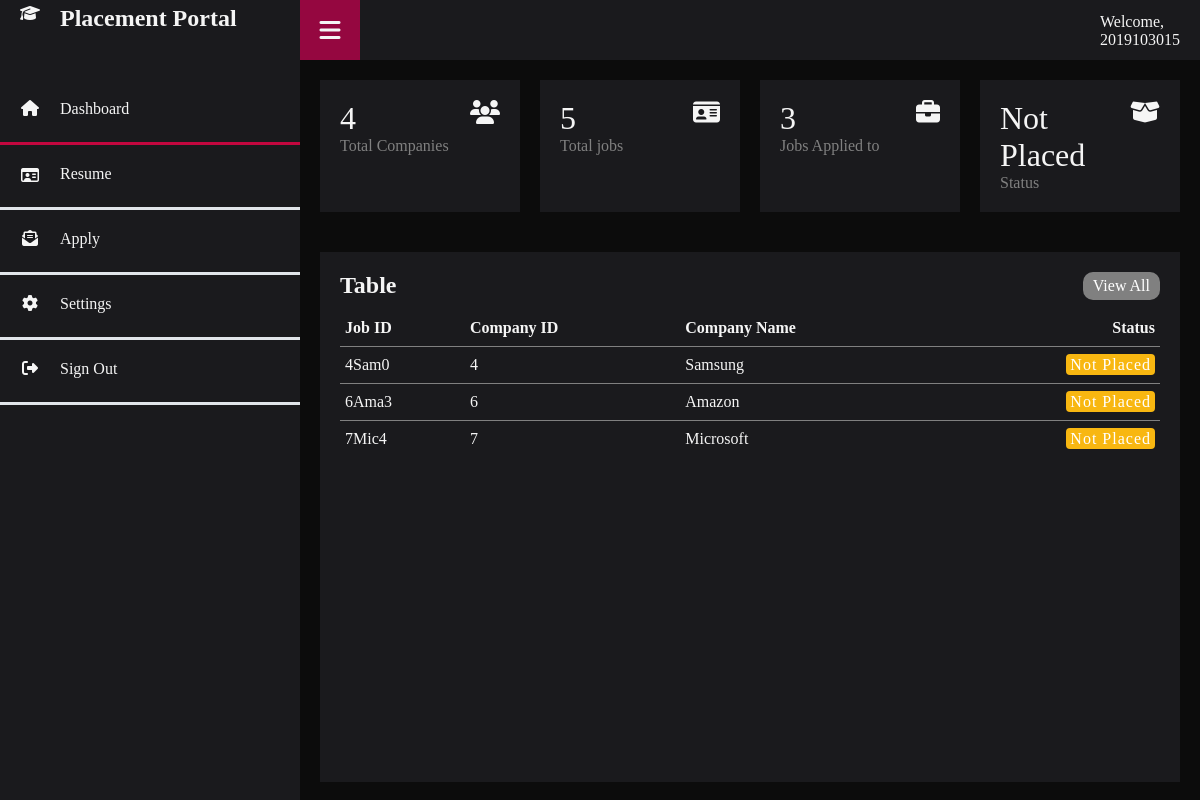
/studentlogin/dashboard/mainindex.php (signed in), run on the app's committed database.
### tables this page shows
CREATE TABLE `jobdetails` (
  `JobId` varchar(10) NOT NULL,
  `JobDesc` varchar(255) NOT NULL,
  `ApplDeadline` date NOT NULL,
  `CompanyId` int(11) NOT NULL,
  `Start` varchar(50) NOT NULL,
  `Mode` varchar(10) NOT NULL,
  `Salary` int(11) NOT NULL,
  `City` varchar(100) NOT NULL,
  `State` varchar(100) NOT NULL,
  `Vacancies` int(11) NOT NULL
);

CREATE TABLE `companyprofile` (
  `CompanyName` char(10) DEFAULT NULL,
  `CompanyId` int(11) NOT NULL,
  `Email` varchar(100) NOT NULL,
  `PhoneNumber` int(11) NOT NULL,
  `City` varchar(100) NOT NULL
);

### studentlogin/dashboard/dashboard.php (shortened to what this page needs)
<div id="Dashboard" class="portion" >
    <div class="cardBox">
                <div class="card">
                    <div>
                        <div class="numbers">
                        <?php
                            $sql = "SELECT * FROM companylogin";
                            $result = mysqli_query(Database::$conn,$sql);
                            $rowCount = mysqli_num_rows($result);
                            echo($rowCount);
                        ?>
                        </div>
                        <div class="cardName">Total Companies</div>
                    </div>
                    <div class="iconBox">
                        <i class="fas fa-users"></i>
                    </div>
                </div>
                <div class="card">
                    <div>
                        <div class="numbers">
                        <?php
                            $sql = "SELECT * FROM jobdetails";
                            $result = mysqli_query(Database::$conn,$sql);
                            $rowCount = mysqli_num_rows($result);
                            echo($rowCount);
                        ?>
                        </div>
                        <div class="cardName">Total jobs</div>
                    </div>
                    <div class="iconBox">
                        <i class="fas fa-id-card"></i>
                    </div>
                </div>
                <div class="card">
                    <div>
                        <div class="numbers">
                        <?php
                            $sql = "SELECT * FROM jobappl where jobappl.studentid ='" . $_SESSION['username'] . "'";
                            $result = mysqli_query(Database::$conn,$sql);
                            $rowCount = mysqli_num_rows($result);
                            echo($rowCount);
                        ?>
                        </div>
                        <div class="cardName">Jobs Applied to</div>
                    </div>
                    <div class="iconBox">
                        <i class="fas fa-briefcase"></i>
                    </div>
                </div>
                <div class="card">
                    <div>
                        <div class="numbers">
                        <?php
                            $sql = "SELECT * FROM studentdetails where studentdetails.studentid ='" . $_SESSION['username'] . "'";
                            $result = mysqli_query(Database::$conn,$sql);
                            $rowCount = mysqli_num_rows($result);
                            if($rowCount > 0){
                                $row = mysqli_fetch_assoc($result);
                                if($row['Status']=='y'){
                                    echo "Placed";
                                }
                                else if($row['Status']=='n'){
                                    echo "Not Placed";
                                }
                            }
                        ?>
                        </div>
                        <div class="cardName">Status</div>
                    </div>
                    <div class="iconBox">
                        <i class="fas fa-box-open"></i>
                    </div>
                </div>
            </div>
            <div class="details">
                <div class="recent">
                    <div class="cardHeader">
                        <h2>Table</h2>
                        <a href="#" onclick="openTab(event, 'Companies')" class="btn">View All</a>
                    </div>
                    <table>
                        <thead>
                            <tr>
                                <td>Job ID</td>
                                <td>Company ID</td>
                                <td>Company Name</td>
                                <td>Status</td>
                            </tr>
                        </thead>
                        <?php
                            $sql = "SELECT jobdetails.JobId, jobdetails.CompanyId, companyprofile.CompanyName, jobappl.Status
                            FROM jobdetails inner join companyprofile on jobdetails.CompanyId=companyprofile.CompanyId
                            inner join jobappl on jobdetails.JobId=jobappl.JobId
                            WHERE jobappl.studentid='" . $_SESSION['username'] . "'";
                            $result = mysqli_query(Database::$conn,$sql);
                            $rowCount = mysqli_num_rows($result);
                            if($rowCount > 0){
                                while ($row = mysqli_fetch_assoc($result)){
                                    echo "<tr><td>".$row['JobId']."</td><td>".$row['CompanyId']."</td><td>".$row['CompanyName']."</td>";
                                    if($row['Status']=='y'){
                                        echo "<td><span class='status placed'>"."Placed"."</span></td>";
                                    }
                                    else if($row['Status']=='n'){
                                        echo "<td><span class='status pending'>"."Not Placed"."</span></td>";
                                    }
                                    echo "</tr>";
                                }
                            }
                        ?>
                    </table>
                </div>
            </div>
</div>

### studentlogin/dashboard/styl.css (style rules this page uses)
* { margin:0; padding:0; box-sizing: border-box; color: whitesmoke; }
body { overflow-x: hidden; }
.cardBox { position: relative; width:100%; padding: 20px; display: grid; grid-template-columns: repeat(4,1fr); grid-gap: 20px; }
.cardBox .card { position: relative; background: #1A1A1D; padding: 20px; display: flex; justify-content: space-between; cursor: pointer; }
.cardBox .card .numbers { position: relative; font-size: 2em; font-weight: 500; }
.cardBox .card .cardName { color: grey ; }
.cardBox .card .iconBox { font-size: 1.5em; color: grey; text-align: center; vertical-align: middle; }
.details { position: relative; width: 100%; padding: 20px; display: grid; padding-top: 20px; gap: 20px; }
.details .recent { position: relative; min-height: 530px; background:#1A1A1D; padding: 20px; width: 100%; }
.cardHeader { display: flex; justify-content: space-between; align-items: flex-start; }
.cardHeader h2 { font-weight: 600; }
.btn { position: relative; padding: 5px 10px; background: grey; color: white; text-decoration: none; border-radius: 10px; }
.details table { width: 100%; border-collapse: collapse; margin-top: 10px; }
.details table thead td { font-weight: 600; }
.details .recent table tr { border-bottom: 1px solid grey; }
.details .recent table tbody tr:last-child { border-bottom: none; }
.details .recent table tr td { padding: 9px 5px; }
.details .recent table tbody td:last-child, .details .recent table thead td:last-child { text-align: right; }
.status { position: relative; padding: 2px 4px; background: rgb(228, 76, 76); color:white; border-radius: 4px; font-size: 16px; font-weight: 300 ; letter-spacing: 1px; }
.pending { background: #f8b711; }

### studentlogin/dashboard/students.php (style rules this page uses)
::placeholder { color:black; }

### data on the page
jobdetails: JobId "4Sam0", CompanyId "4", CompanyId.CompanyName "Samsung"
jobdetails: JobId "6Ama3", CompanyId "6", CompanyId.CompanyName "Amazon"
jobdetails: JobId "7Mic4", CompanyId "7", CompanyId.CompanyName "Microsoft"

### other printed values
$_SESSION['username'] "2019103015"
$rowCount "4"
$rowCount "5"
$rowCount "3"
